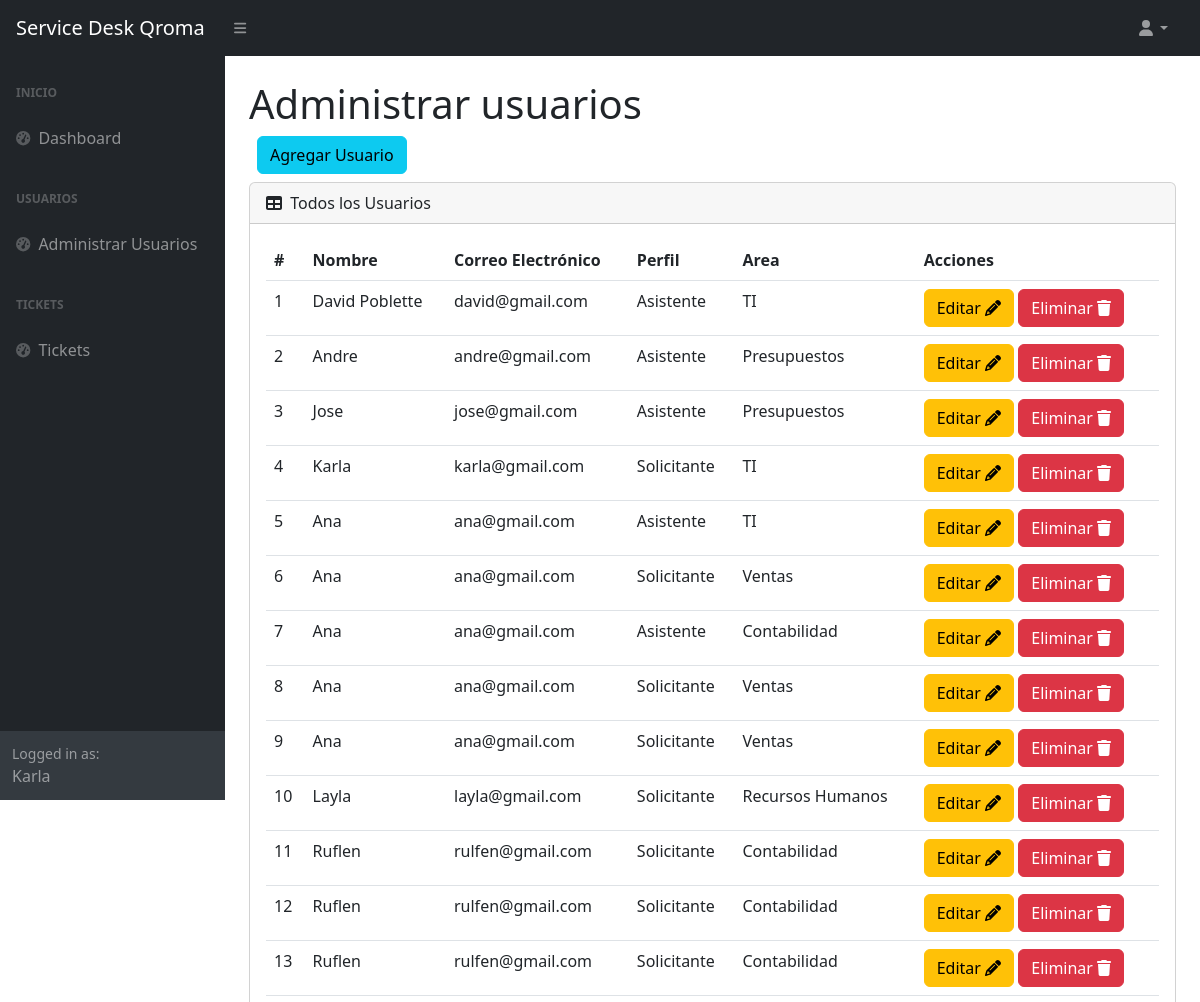
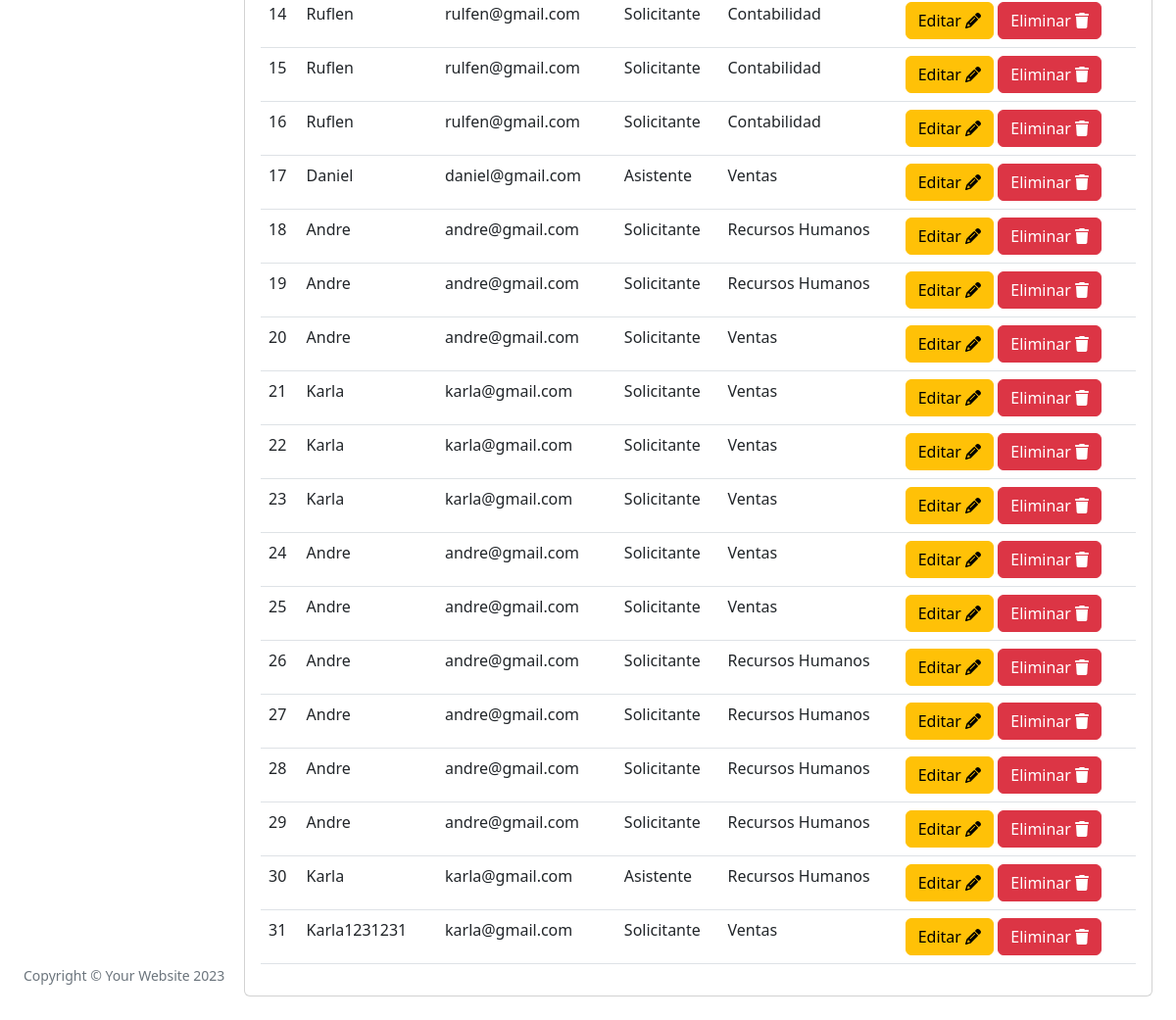
The app's page /usuarios (signed in), older data (2 pictures, top to bottom).
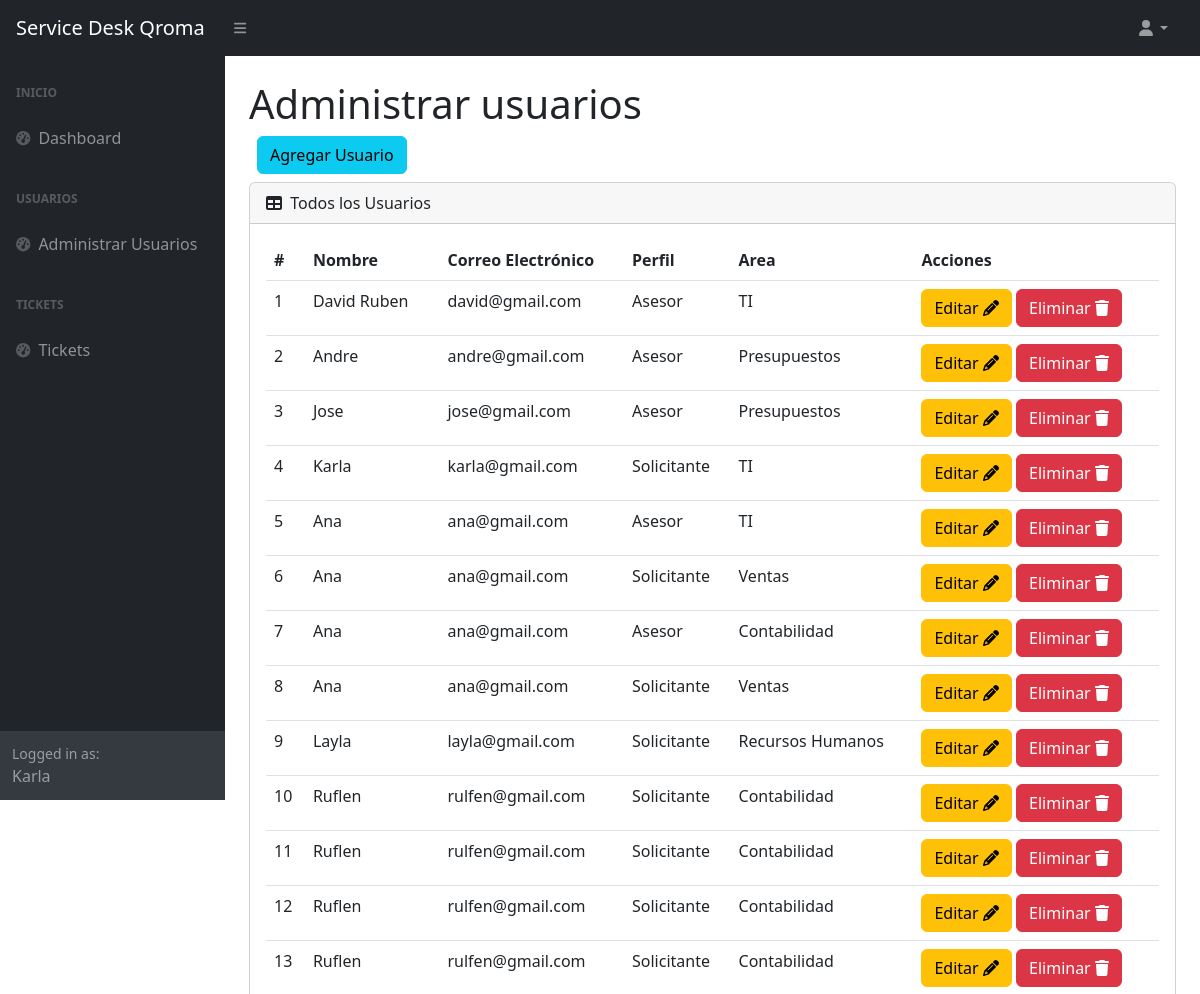
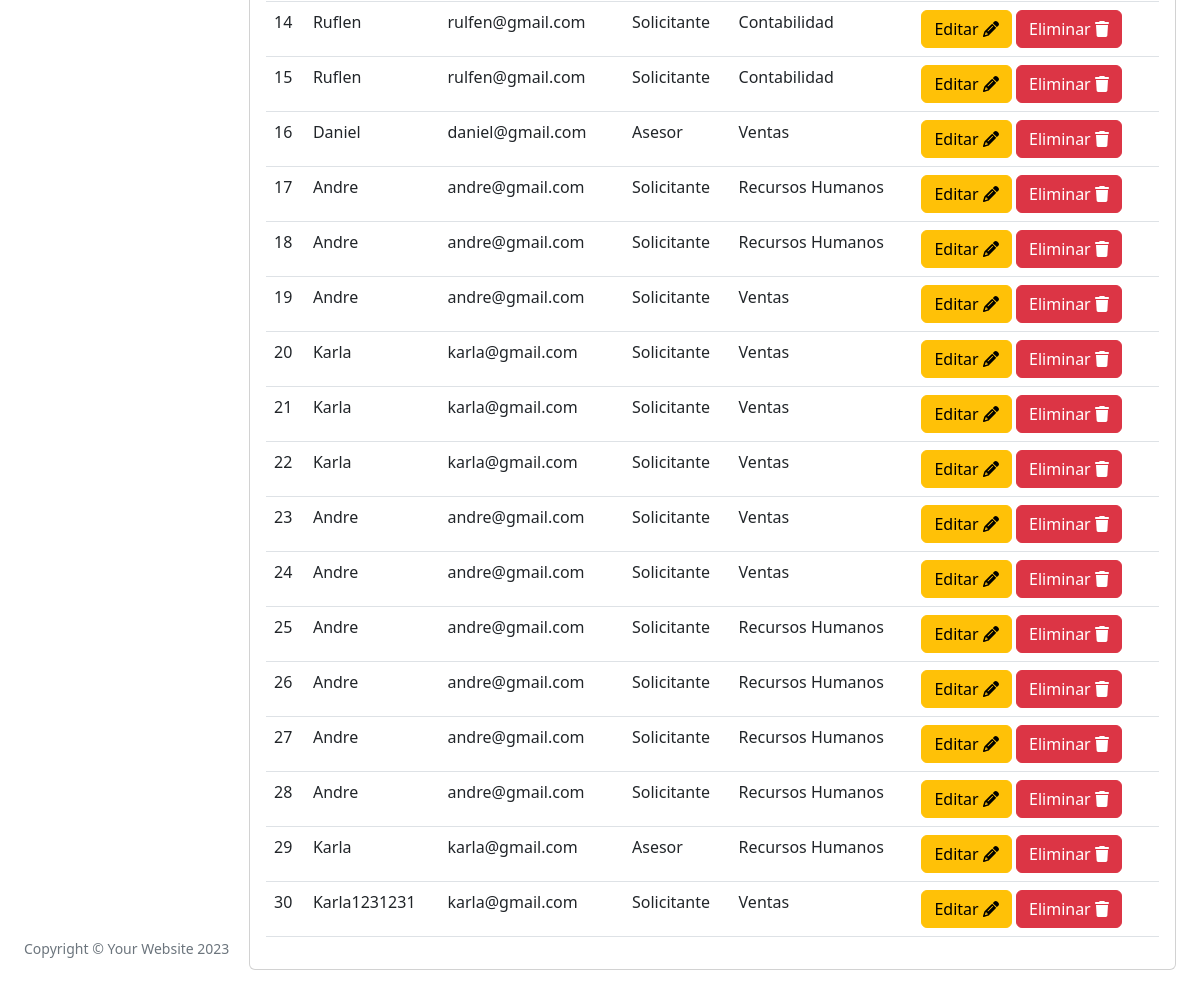
The same page, newer data (2 pictures, top to bottom).
### tables this page shows
CREATE TABLE `tba_usuarios`  (
  `CodUsuario` int NOT NULL AUTO_INCREMENT,
  `NombreUsuario` varchar(100) NOT NULL,
  `ApellidoUsuario` varchar(100) NULL DEFAULT NULL,
  `CelularUsuario` int NULL DEFAULT NULL,
  `CodArea` int NOT NULL,
  `CorreoUsuario` varchar(100) NOT NULL,
  `CodPerfil` int NOT NULL,
  `CodSede` int NULL DEFAULT NULL,
  `PasswordUsuario` varchar(150) NOT NULL,
  `UltimaConexion` timestamp NULL DEFAULT current_timestamp ON UPDATE CURRENT_TIMESTAMP,
  `FechaCreacion` date NOT NULL,
  `FechaActualizacion` date NOT NULL,
  PRIMARY KEY (`CodUsuario`) USING BTREE,
  INDEX `CodPerfil`(`CodPerfil`) USING BTREE,
  INDEX `tba_usuarios_ibfk_2`(`CodArea`) USING BTREE,
  CONSTRAINT `tba_usuarios_ibfk_1` FOREIGN KEY (`CodPerfil`) REFERENCES `tba_perfilusuario` (`CodPerfil`) ON DELETE RESTRICT ON UPDATE RESTRICT,
  CONSTRAINT `tba_usuarios_ibfk_2` FOREIGN KEY (`CodArea`) REFERENCES `tba_areausuario` (`CodArea`) ON DELETE RESTRICT ON UPDATE RESTRICT
);

CREATE TABLE `tba_perfilusuario`  (
  `CodPerfil` int NOT NULL AUTO_INCREMENT,
  `NombrePerfil` varchar(100) NULL DEFAULT NULL,
  PRIMARY KEY (`CodPerfil`) USING BTREE
);

CREATE TABLE `tba_areausuario`  (
  `CodArea` int NOT NULL AUTO_INCREMENT,
  `NombreArea` varchar(50) NOT NULL,
  PRIMARY KEY (`CodArea`) USING BTREE
);

### controller/plantilla.controller.php (called while the page is built)
<?php
class ControllerPlantilla
{
  static public function ctrPlantilla()
  {
    include "view/plantilla.php";
  }
}

### index.php (called while the page is built, shortened)
<?php
require_once "controller/plantilla.controller.php";
require_once "controller/usuarios.controller.php";
require_once "controller/categorias.controller.php";
require_once "model/usuarios.model.php";
$plantilla = new ControllerPlantilla();
$plantilla -> ctrPlantilla();

### controller/usuarios.controller.php (called while the page is built, shortened)
<?php
class ControllerUsuarios
{
  static public function ctrMostrarUsuarios()
  {
    $tabla = "tba_usuarios";
    $listaUsuarios = ModelUsuarios::mdlMostrarUsuarios($tabla);
    return $listaUsuarios;
  }
}

### model/conexion.php (called while the page is built)
<?php
class Conexion
{
  static public function conn()
  {
    $link = new PDO("mysql:host=127.0.0.1;dbname=servdeskqroma","root","");
		$link->exec("set names utf8");
		return $link;
  }
}

### model/usuarios.model.php (called while the page is built, shortened)
<?php
require_once "conexion.php";
class ModelUsuarios
{
  static public function mdlMostrarUsuarios($tabla)
  {
    $statement = Conexion::conn()->prepare("SELECT tba_usuarios.CodUsuario, tba_usuarios.NombreUsuario, tba_usuarios.CodArea, tba_usuarios.CorreoUsuario, tba_usuarios.CodPerfil, tba_perfilusuario.NombrePerfil, tba_areausuario.NombreArea FROM $tabla INNER JOIN tba_perfilusuario ON tba_usuarios.CodPerfil = tba_perfilusuario.CodPerfil INNER JOIN tba_areausuario ON tba_usuarios.CodArea = tba_areausuario.CodArea ORDER BY CodUsuario ASC");
    $statement -> execute();
    return $statement -> fetchAll();
  }
}

### view/modules/usuarios.php (the view, shortened to what this page needs)
        </div>
      </div>
      <div class="sb-sidenav-footer">
        <div class="small">Logged in as:</div>
        <?php echo $_SESSION["nombreUsuario"] ?>
      </div>
    </nav>
  </div>
  <div id="layoutSidenav_content">
    <main class="bg">
      <div class="container-fluid px-4">
        <h1 class="mt-4">Administrar usuarios</h1>
          <div class="d-flex m-2">
            <button type="button" class="btn btn-info" data-bs-toggle="modal" data-bs-target="#modalAddUser">
              Agregar Usuario
            </button>
          </div>
        <div class="card mb-4">
          <div class="card-header">
            <i class="fas fa-table me-1"></i>
            Todos los Usuarios
          </div>
          <div class="card-body">
            <table id="datatablesSimple" class="data-table-Ticket table">
              <thead>
                <tr>
                  <th>#</th>
                  <th>Nombre</th>
                  <th>Correo Electrónico</th>
                  <th>Perfil</th>
                  <th>Area</th>
                  <th>Acciones</th>
                </tr>
              </thead>
              <tbody>
                <?php
                $usuarios = ControllerUsuarios::ctrMostrarUsuarios();
                foreach ($usuarios as $key => $value)
                {
                  echo
                  '<tr>
                      <td>'.($key + 1).'</td>
                      <td>'.$value["NombreUsuario"].'</td>
                      <td>'.$value["CorreoUsuario"].'</td>
                      <td>'.$value["NombrePerfil"].'</td>
                      <td>'.$value["NombreArea"].'</td>
                      <td>
                        <button class="btn btn-warning btnEditarUsuario" codUsuario="'.$value["CodUsuario"].'" data-bs-toggle="modal" data-bs-target="#modalEditUser">Editar <i class="fa-solid fa-pencil"></i></button>
                        <button class="btn btn-danger btnEliminarUsuario" codUsuario="'.$value["CodUsuario"].'">Eliminar <i class="fa-solid fa-trash"></i></button>
                      </td>
                    </tr>';
                }
                ?>
              </tbody>
            </table>
          </div>
        </div>
      </div>
    </main>
  </div>
</div>

### view/plantilla.php (shortened to what this page needs)
<!DOCTYPE html>
<html lang="es">
<head>
  <?php require "modules/header.php" ?>
</head>
  <?php
    if (isset($_SESSION["login"]) && $_SESSION["login"] == "ok")
    {
      echo '<body class="sb-nav-fixed">';
      include "modules/navbar.php";
      echo '
      <div id="layoutSidenav">
        <div id="layoutSidenav_nav">
          <nav class="sb-sidenav accordion sb-sidenav-dark" id="sidenavAccordion">
            <div class="sb-sidenav-menu">
              <div class="nav">';
      include "modules/menu.php";
      if(isset($_GET["ruta"]))
      {
        if(
          $_GET["ruta"] == "home" ||
          $_GET["ruta"] == "usuarios" ||
          $_GET["ruta"] == "tickets" ||
          $_GET["ruta"] == "perfil" ||
          $_GET["ruta"] == "asignaciones" ||
          $_GET["ruta"] == "pendientes" ||
          $_GET["ruta"] == "atenderpendiente" ||
          $_GET["ruta"] == "signout"
        )
        {
          include "modules/".$_GET["ruta"].".php";
        }
        else
        {
          include "web/404.html";
        }
      }
      else
      {
        include "modules/home.php";
      }
      echo '<footer>';
      include "modules/footer.php";
      echo '</footer>';
    }
    else
    {
      include "modules/login.php";
    }
  ?>
</body>
</html>

### view/modules/header.php (shortened to what this page needs)
<link href="https://cdn.jsdelivr.net/npm/simple-datatables@7.1.2/dist/style.min.css" rel="stylesheet" />
<link href="css/styles.css" rel="stylesheet" />
<link href="https://cdn.jsdelivr.net/npm/sweetalert2@11.7.5/dist/sweetalert2.min.css" rel="stylesheet">

### view/modules/navbar.php (shortened to what this page needs)
<nav class="sb-topnav navbar navbar-expand navbar-dark bg-dark">
  <a class="navbar-brand ps-3" href="index.php">Service Desk Qroma</a>
  <button class="btn btn-link btn-sm order-1 order-lg-0 me-4 me-lg-0" id="sidebarToggle" href="#!"><i class="fas fa-bars"></i></button>
  <ul class="navbar-nav ms-auto ms-md-0 me-3 me-lg-4">
    <li class="nav-item dropdown">
      <a class="nav-link dropdown-toggle" id="navbarDropdown" href="#" role="button" data-bs-toggle="dropdown" aria-expanded="false"><i class="fas fa-user fa-fw"></i></a>
    </li>
  </ul>
</nav>

### view/modules/menu.php (shortened to what this page needs)
<div class="sb-sidenav-menu-heading">Inicio</div>
<a class="nav-link" href="home">
  <div class="sb-nav-link-icon"><i class="fas fa-tachometer-alt"></i></div>
  Dashboard
</a>
<div class="sb-sidenav-menu-heading">Usuarios</div>
<a class="nav-link" href="usuarios">
  <div class="sb-nav-link-icon"><i class="fas fa-tachometer-alt"></i></div>
  Administrar Usuarios
</a>
<div class="sb-sidenav-menu-heading">Tickets</div>
<a class="nav-link" href="tickets">
  <div class="sb-nav-link-icon"><i class="fas fa-tachometer-alt"></i></div>
  Tickets
</a>

### view/modules/footer.php (shortened to what this page needs)
<div class="container-fluid px-4">
  <div class="d-flex align-items-center justify-content-between small">
    <div class="text-muted">Copyright &copy; Your Website 2023</div>
    <div>
      <a href="#">Privacy Policy</a>
      <a href="#">Terms &amp; Conditions</a>
    </div>
  </div>
</div>

Row changes from the older to the newer data that the page shows:
removed tba_usuarios: NombreUsuario "Ana", CorreoUsuario "ana@gmail.com", CodPerfil.NombrePerfil "Solicitante", CodArea.NombreArea "Ventas"
changed tba_usuarios "david@gmail.com": NombreUsuario "David Poblette" → "David Ruben"; CodPerfil.NombrePerfil "Asistente" → "Asesor"
changed tba_usuarios (number 2 of 30 on the later page): CodPerfil.NombrePerfil "Asistente" → "Asesor"
changed tba_usuarios "Jose": CodPerfil.NombrePerfil "Asistente" → "Asesor"
changed tba_usuarios (number 5 of 30 on the later page): CodPerfil.NombrePerfil "Asistente" → "Asesor"
changed tba_usuarios (number 7 of 30 on the later page): CodPerfil.NombrePerfil "Asistente" → "Asesor"
changed tba_usuarios "Daniel": CodPerfil.NombrePerfil "Asistente" → "Asesor"
changed tba_usuarios (number 29 of 30 on the later page): CodPerfil.NombrePerfil "Asistente" → "Asesor"
